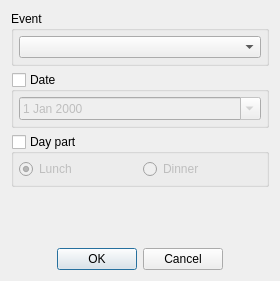
<?xml version="1.0" encoding="UTF-8"?>
<ui version="4.0">
 <class>EventFilterDialog</class>
 <widget class="QDialog" name="EventFilterDialog">
  <property name="geometry">
   <rect>
    <x>0</x>
    <y>0</y>
    <width>280</width>
    <height>281</height>
   </rect>
  </property>
  <property name="sizePolicy">
   <sizepolicy hsizetype="MinimumExpanding" vsizetype="Preferred">
    <horstretch>0</horstretch>
    <verstretch>0</verstretch>
   </sizepolicy>
  </property>
  <property name="minimumSize">
   <size>
    <width>280</width>
    <height>0</height>
   </size>
  </property>
  <property name="windowTitle">
   <string>Event filter dialog</string>
  </property>
  <layout class="QVBoxLayout" name="verticalLayout_4">
   <item>
    <widget class="QGroupBox" name="groupBoxEvent">
     <property name="title">
      <string>Event</string>
     </property>
     <layout class="QVBoxLayout" name="verticalLayout_2">
      <property name="leftMargin">
       <number>5</number>
      </property>
      <property name="topMargin">
       <number>5</number>
      </property>
      <property name="rightMargin">
       <number>5</number>
      </property>
      <property name="bottomMargin">
       <number>5</number>
      </property>
      <item>
       <widget class="QComboBox" name="comboBoxEvent"/>
      </item>
     </layout>
    </widget>
   </item>
   <item>
    <widget class="QGroupBox" name="groupBoxDate">
     <property name="title">
      <string>Date</string>
     </property>
     <property name="checkable">
      <bool>true</bool>
     </property>
     <property name="checked">
      <bool>false</bool>
     </property>
     <layout class="QVBoxLayout" name="verticalLayout_3">
      <property name="leftMargin">
       <number>5</number>
      </property>
      <property name="topMargin">
       <number>5</number>
      </property>
      <property name="rightMargin">
       <number>5</number>
      </property>
      <property name="bottomMargin">
       <number>5</number>
      </property>
      <item>
       <widget class="QDateEdit" name="dateEditDate">
        <property name="calendarPopup">
         <bool>true</bool>
        </property>
       </widget>
      </item>
     </layout>
    </widget>
   </item>
   <item>
    <widget class="QGroupBox" name="groupBoxDayPart">
     <property name="title">
      <string>Day part</string>
     </property>
     <property name="checkable">
      <bool>true</bool>
     </property>
     <property name="checked">
      <bool>false</bool>
     </property>
     <layout class="QVBoxLayout" name="verticalLayout">
      <property name="leftMargin">
       <number>5</number>
      </property>
      <property name="topMargin">
       <number>5</number>
      </property>
      <property name="rightMargin">
       <number>5</number>
      </property>
      <property name="bottomMargin">
       <number>5</number>
      </property>
      <item>
       <layout class="QHBoxLayout" name="horizontalLayout_2">
        <item>
         <widget class="QRadioButton" name="radioButtonLunch">
          <property name="text">
           <string>Lunch</string>
          </property>
          <property name="checked">
           <bool>true</bool>
          </property>
         </widget>
        </item>
        <item>
         <widget class="QRadioButton" name="radioButtonDinner">
          <property name="text">
           <string>Dinner</string>
          </property>
         </widget>
        </item>
       </layout>
      </item>
     </layout>
    </widget>
   </item>
   <item>
    <spacer name="verticalSpacer">
     <property name="orientation">
      <enum>Qt::Orientation::Vertical</enum>
     </property>
     <property name="sizeHint" stdset="0">
      <size>
       <width>20</width>
       <height>2</height>
      </size>
     </property>
    </spacer>
   </item>
   <item>
    <widget class="QDialogButtonBox" name="buttonBox">
     <property name="orientation">
      <enum>Qt::Orientation::Horizontal</enum>
     </property>
     <property name="standardButtons">
      <set>QDialogButtonBox::StandardButton::Cancel|QDialogButtonBox::StandardButton::Ok</set>
     </property>
     <property name="centerButtons">
      <bool>true</bool>
     </property>
    </widget>
   </item>
  </layout>
 </widget>
 <resources/>
 <connections>
  <connection>
   <sender>buttonBox</sender>
   <signal>accepted()</signal>
   <receiver>EventFilterDialog</receiver>
   <slot>accept()</slot>
   <hints>
    <hint type="sourcelabel">
     <x>248</x>
     <y>254</y>
    </hint>
    <hint type="destinationlabel">
     <x>157</x>
     <y>274</y>
    </hint>
   </hints>
  </connection>
  <connection>
   <sender>buttonBox</sender>
   <signal>rejected()</signal>
   <receiver>EventFilterDialog</receiver>
   <slot>reject()</slot>
   <hints>
    <hint type="sourcelabel">
     <x>316</x>
     <y>260</y>
    </hint>
    <hint type="destinationlabel">
     <x>286</x>
     <y>274</y>
    </hint>
   </hints>
  </connection>
 </connections>
</ui>
